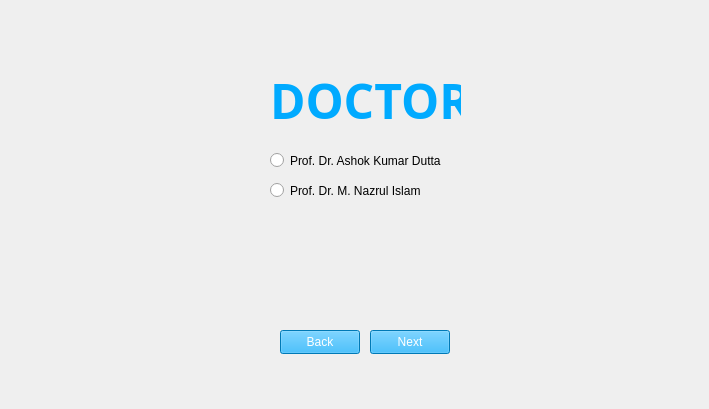
    <widget class="QWidget" name="doctor">
     <widget class="QLabel" name="img_6">
      <property name="geometry">
       <rect>
        <x>0</x>
        <y>0</y>
        <width>700</width>
        <height>400</height>
       </rect>
      </property>
      <property name="text">
       <string/>
      </property>
      <property name="pixmap">
       <pixmap>../Resourses/img2.jpg</pixmap>
      </property>
      <property name="scaledContents">
       <bool>true</bool>
      </property>
     </widget>
     <widget class="QLabel" name="text_13">
      <property name="geometry">
       <rect>
        <x>270</x>
        <y>60</y>
        <width>191</width>
        <height>81</height>
       </rect>
      </property>
      <property name="font">
       <font>
        <family>Bahnschrift SemiBold</family>
        <pointsize>36</pointsize>
        <bold>true</bold>
       </font>
      </property>
      <property name="focusPolicy">
       <enum>Qt::NoFocus</enum>
      </property>
      <property name="acceptDrops">
       <bool>false</bool>
      </property>
      <property name="autoFillBackground">
       <bool>false</bool>
      </property>
      <property name="styleSheet">
       <string notr="true">color: rgb(41, 48, 48);
color: rgb(0, 170, 255);</string>
      </property>
      <property name="text">
       <string>DOCTOR</string>
      </property>
      <property name="textFormat">
       <enum>Qt::AutoText</enum>
      </property>
      <property name="scaledContents">
       <bool>false</bool>
      </property>
     </widget>
     <widget class="QRadioButton" name="doc_5">
      <property name="geometry">
       <rect>
        <x>270</x>
        <y>180</y>
        <width>201</width>
        <height>21</height>
       </rect>
      </property>
      <property name="text">
       <string>Prof. Dr. M. Nazrul Islam</string>
      </property>
     </widget>
     <widget class="QPushButton" name="next_2">
      <property name="geometry">
       <rect>
        <x>370</x>
        <y>330</y>
        <width>80</width>
        <height>24</height>
       </rect>
      </property>
      <property name="styleSheet">
       <string notr="true">color: rgb(255, 255, 255);
background-color: rgb(0, 170, 255);</string>
      </property>
      <property name="text">
       <string>Next</string>
      </property>
     </widget>
     <widget class="QRadioButton" name="doc_6">
      <property name="geometry">
       <rect>
        <x>270</x>
        <y>150</y>
        <width>201</width>
        <height>21</height>
       </rect>
      </property>
      <property name="text">
       <string>Prof. Dr. Ashok Kumar Dutta</string>
      </property>
     </widget>
     <widget class="QPushButton" name="back_3">
      <property name="geometry">
       <rect>
        <x>280</x>
        <y>330</y>
        <width>80</width>
        <height>24</height>
       </rect>
      </property>
      <property name="styleSheet">
       <string notr="true">color: rgb(255, 255, 255);
background-color: rgb(0, 170, 255);</string>
      </property>
      <property name="text">
       <string>Back</string>
      </property>
     </widget>
    </widget>
